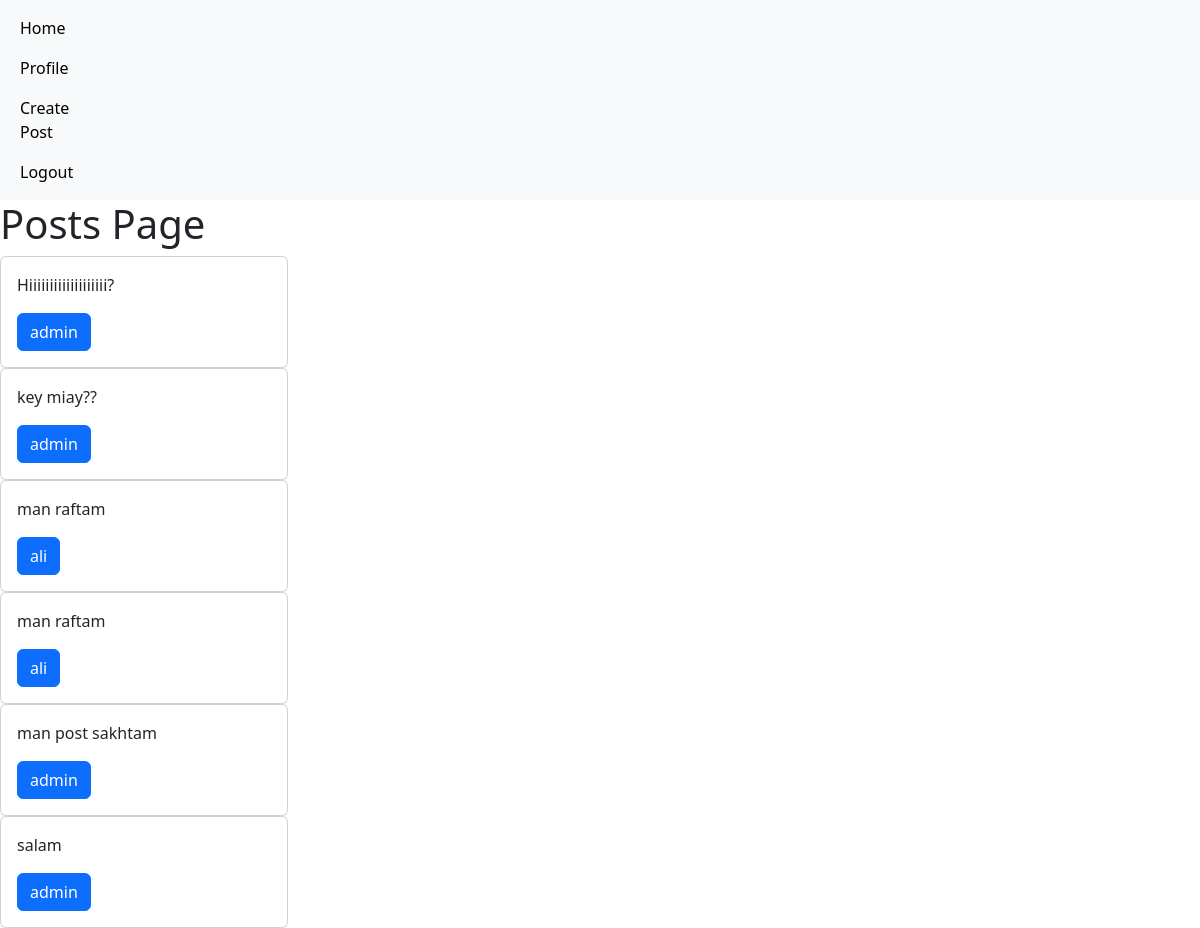
The app's page / (signed in) with its own data.
### home/models.py (models this page shows, shortened)
class Post(models.Model):
    user=models.ForeignKey(User, on_delete=models.CASCADE)
    body=models.TextField()
    slug=models.SlugField()
    created_at=models.DateTimeField(auto_now_add=True)
    updated_at=models.DateTimeField(auto_now=True)

### home/views.py (the view)
# urls.py: path('',views.HomeView.as_view(),name='home'),
class HomeView(View):
    def get(self,request):
        posts=Post.objects.all()
        return render(request, 'home/index.html',{'posts':posts})

### home/templates/home/index.html
{% extends 'base.html' %}
{% block content %}
<h1>Posts Page</h1>
{% for post in posts %}
<div class="card" style="width: 18rem;">
    <div class="card-body">
      <p class="card-text">{{post.body}}</p>
      <a href="{% url 'accounts:profile' post.user.id%}" class="btn btn-primary">{{post.user}}</a>
    </div>
  </div>
  {% endfor %}
{% endblock %}

### records on screen
Post: body "Hiiiiiiiiiiiiiiiiiii?", user "admin"
Post: body "key miay??", user "admin"
Post: body "man raftam", user "ali"
Post: body "man raftam", user "ali"
Post: body "man post sakhtam", user "admin"
Post: body "salam", user "admin"
